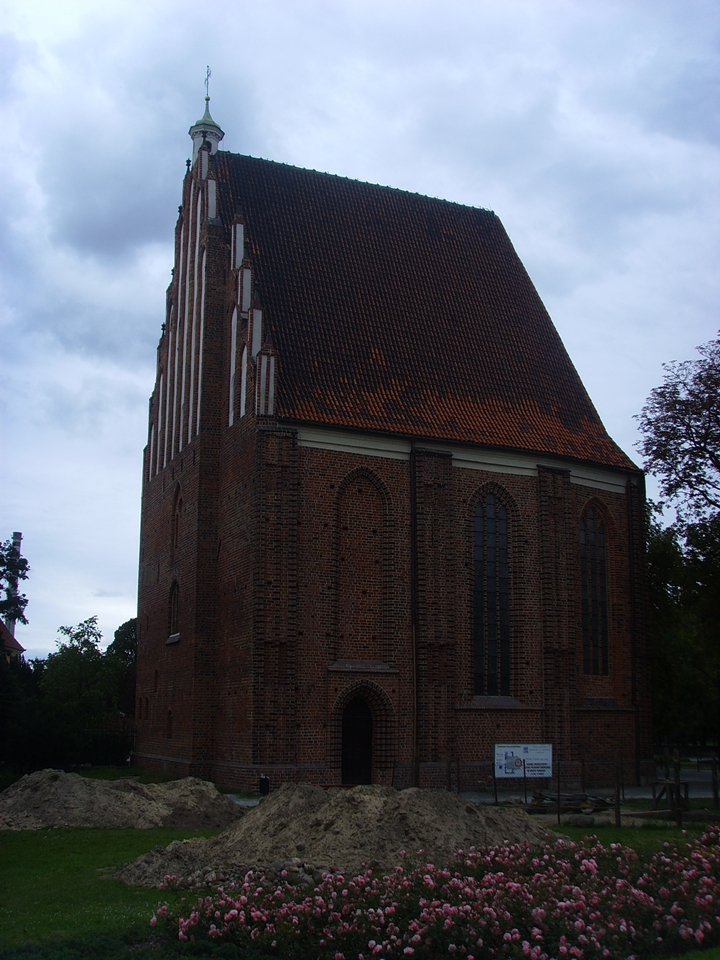
#> input picture test_2.jpg, 720 x 960 px
$ python CE_LDR.py --input_path test_2.jpg
#> lines starting #> are read from the running program, lines starting #| are printed output that depends on the picture
#> in main, input_data is the input picture: shape (960, 720, 3); mean R, G, B 90.2, 94.5, 103.9
import re
import sys
import math
import argparse
import numpy as np
from PIL import Image
import matplotlib.pyplot as plt

def config_parse():
    parser = argparse.ArgumentParser(description='Path Parser')
    parser.add_argument('--input_path', type=str, required=True, default='./ori.png', help='Specify the path of input image.')
    parser.add_argument('--alpha', type=float, default=2.5, help='Specify the value of alpha in equation 23. Default is 2.5.')
    parser.add_argument('--U', type=np.load, default=None, help='Specify the path to a .npy file for the matrix U in equation 31. Optional.')

    args = parser.parse_args()

    if args.U is not None:
        args.U = np.load(args.U)

    return args

def LDR(input_data, alpha, U_matrix, fname):
#> called with alpha = 2.5, fname = 'test_2_jpg'
    print('Wait...')

    if U_matrix is None:
        U = np.zeros((255, 255))
        tmp_k = np.arange(255)
        for layer in range(255):
            U[:, layer] = np.minimum(tmp_k, 255 - layer) - np.maximum(tmp_k - layer, 0) + 1
    else:
        U = U_matrix

    [HEIGHT, WIDTH, DEEP] = input_data.shape
#> HEIGHT = 960; WIDTH = 720; DEEP = 3
    if (HEIGHT == 256) & ((WIDTH * DEEP) == 256) and DEEP == 1: # Assuming if h2D_in is passed, it's 2D
        h2D_in = input_data.squeeze() # Ensure it's 2D
    else:
        in_Y = input_data.astype(np.int16) # Ensure integer type for indexing
        h2D_in = np.zeros((256, 256), dtype=np.int32)

        # Reshape in_Y to combine WIDTH and DEEP for easier pair finding, as per original logic
        # The original code iterates j from 0 to (WIDTH * DEEP) - 1
        # ref = in_Y[i, j % WIDTH, math.floor(j / WIDTH)]
        # This is equivalent to iterating a reshaped array:
        in_Y_flat = in_Y.reshape(HEIGHT, WIDTH * DEEP)
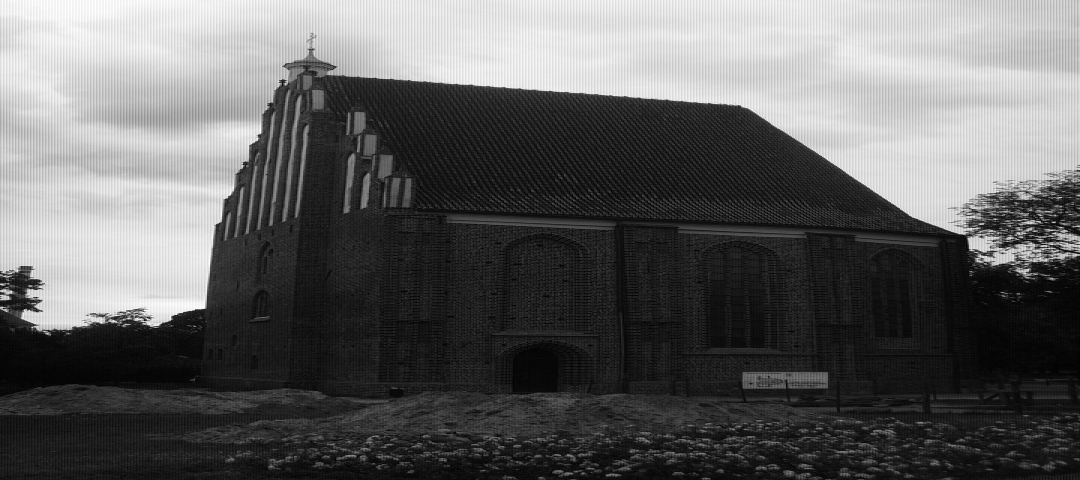
#> in_Y_flat: shape (960, 2160) int16 (shown at 1/2 size); min 0, max 255, mean 96.2

        # Horizontal pairs
        ref_h = in_Y_flat[:, :-1]
        trg_h = in_Y_flat[:, 1:]

        max_h = np.maximum(ref_h, trg_h)
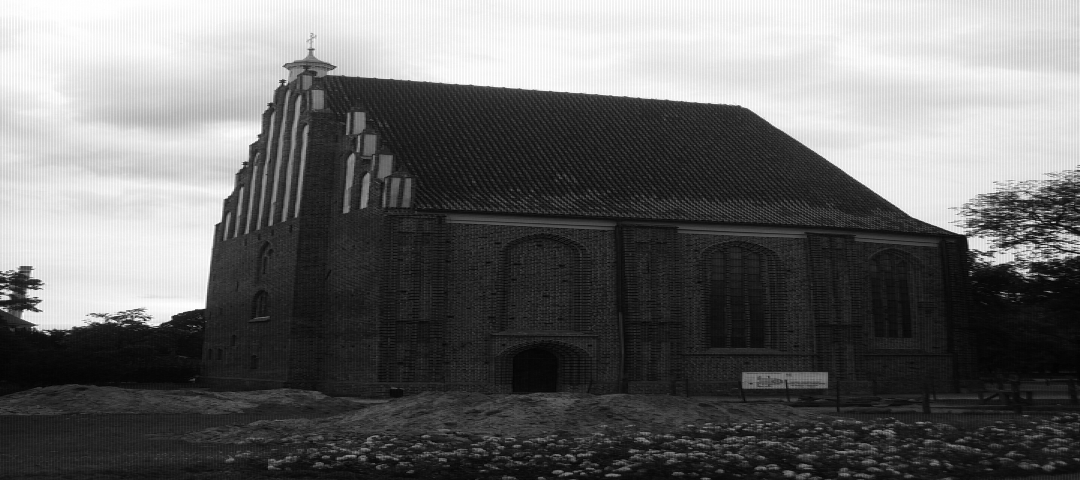
#> max_h: shape (960, 2159) int16 (shown at 1/2 size); min 0, max 255, mean 104.5
        min_h = np.minimum(ref_h, trg_h)
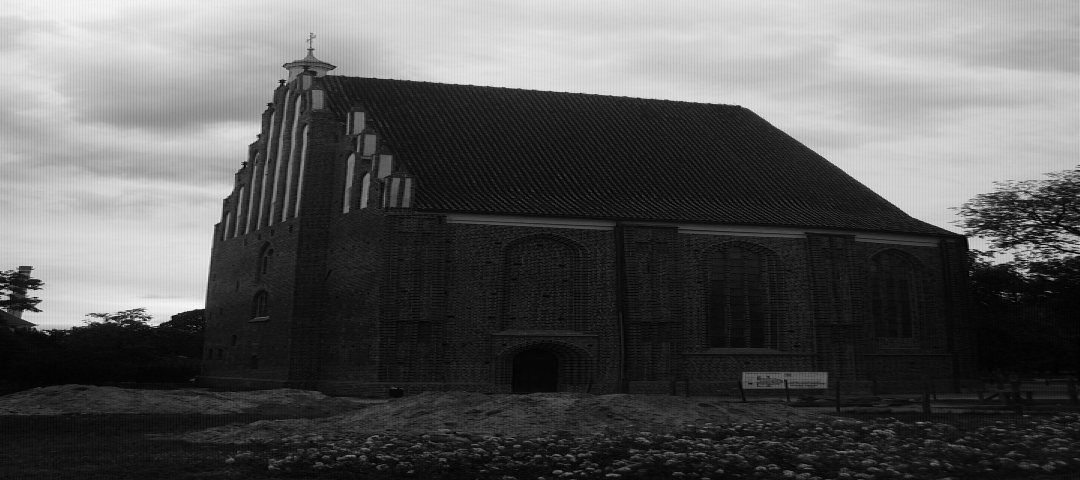
#> min_h: shape (960, 2159) int16 (shown at 1/2 size); min 0, max 255, mean 87.9
        np.add.at(h2D_in, (max_h.ravel(), min_h.ravel()), 1)
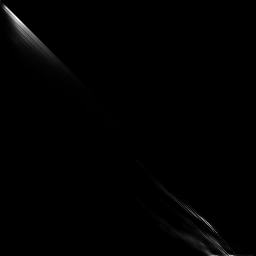
#> h2D_in: shape (256, 256) int32; min 0, max 4718, mean 31.6; drawn with min black and max white

        # Vertical pairs
        ref_v = in_Y_flat[:-1, :]
        trg_v = in_Y_flat[1:, :]

        max_v = np.maximum(ref_v, trg_v)
        min_v = np.minimum(ref_v, trg_v)
        np.add.at(h2D_in, (max_v.ravel(), min_v.ravel()), 1)

    D = np.zeros((255, 255))
    s = np.zeros((255, 1))

    for layer in range(255):
        # The original loop for h_l was:
        # for i in range(1 + layer, 256): (rows from 1+layer to 255)
        #     j = i - layer - 1          (columns from 0 to 254-layer)
        #     h_l[tmp_idx, 0] = math.log(h2D_in[i, j] + 1)
        # This corresponds to the diagonal k = -(layer + 1)
        # The elements are h2D_in[idx, idx - (layer+1)]
        # If h2D_in has shape (M, N), np.diag(v, k) considers elements v[i, i+k]
        # We want h2D_in[row, col] where col = row - (layer+1), so row - col = layer+1
        # So, if we consider h2D_in[i, j], then i-j = layer+1.
        # For np.diag(v, k), k = j - i. So, k = -(layer+1).
        # The diagonal starts at h2D_in[layer+1, 0]

        # Extract the specific diagonal from h2D_in
        # The diagonal has elements h2D_in[layer+1, 0], h2D_in[layer+2, 1], ..., h2D_in[255, 254-layer]
        # This is equivalent to np.diag(h2D_in[layer+1:, :255-layer], k=0) but simpler:
        diag_elements = np.diag(h2D_in, k=-(layer + 1))

        # We need to select the relevant part of this diagonal.
        # The original loop for i from 1+layer to 255 means it takes 255-(1+layer)+1 = 255-layer elements.
        # The first element is h2D_in[1+layer, 0].
        # np.diag(h2D_in, k=-(layer+1)) will give elements h2D_in[layer+1,0], h2D_in[layer+2,1], ...
        # The length of this diagonal is min(256-(layer+1), 256) = 255-layer
        h_l_values = diag_elements[:255-layer].copy() # Ensure correct length

        h_l = np.log1p(h_l_values).reshape(-1, 1)

        s[layer, 0] = np.sum(h_l)

        if s[layer, 0] == 0:
            continue

        tmp_m_l = np.polymul(h_l.reshape(-1), np.ones((layer + 1, 1)).reshape(-1)).reshape(-1, 1)

        m_l = tmp_m_l if len(tmp_m_l) == 255 else np.insert(tmp_m_l, 0, np.zeros((255 - len(tmp_m_l),))).reshape(-1, 1)

        d_l = (m_l - min(m_l)) / U[:, layer].reshape(-1, 1)

        if sum(d_l) == 0:
            continue

        D[:, layer] = (d_l / sum(d_l)).reshape(-1)
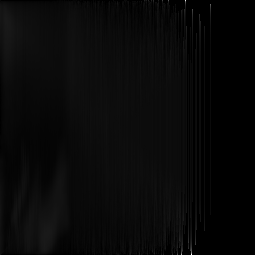
#> D: shape (255, 255) float64; min 0, max 0.0873, mean 0.00303; drawn with min black and max white
#> after the loop, s = 255 values, max 1738.8 at index 0, min 0 at index 187, mean 243.3

    W = (s / max(s)) ** alpha
#> W = 255 values, max 1 at index 0, min 0 at index 187, mean 0.047
    d = np.matmul(D, W)
#> d = 255 values, max 0.0773 at index 24, min 0.00364 at index 0, mean 0.047

    d = d / sum(d)
#> d = 255 values, max 0.00645 at index 24, min 0.000304 at index 0, mean 0.00392
    tmp = np.zeros((256, 1))

    for k in range(255):
        tmp[k + 1] = tmp[k] + d[k]
#> after the loop, tmp = 256 values from 0 to 1

    x = 255 * tmp
#> x = 256 values from 0 to 255

    # Ensure input_data is integer type for indexing
    # PIL images are usually uint8, but explicit conversion is safer.
    # x contains the mapping, input_data contains the original pixel values.
    output = x[input_data.astype(np.uint8)]


    CE_IMG = np.uint8(np.around(output))
    print('Finished!')

    plt.title('Enhancement_Image')
#> (the run stopped early here; a loop or call above may not have finished)
